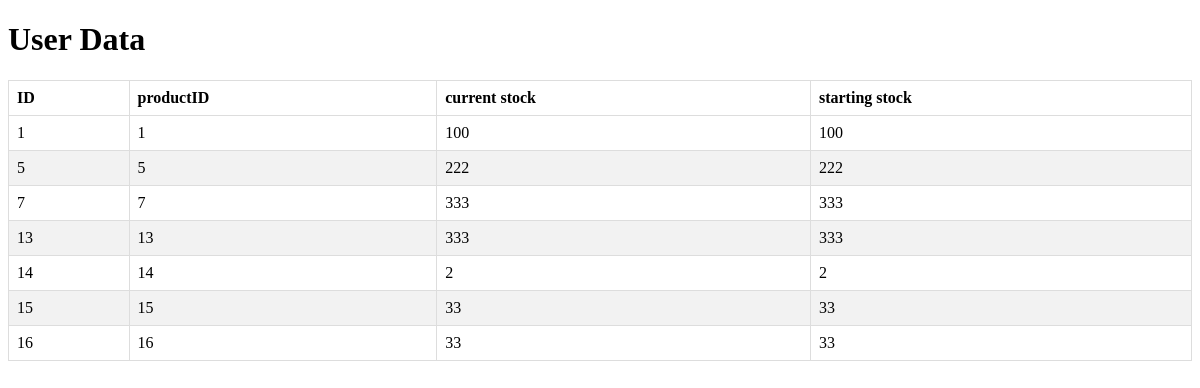
/view_data_stock, run on an earlier commit of the app's database.
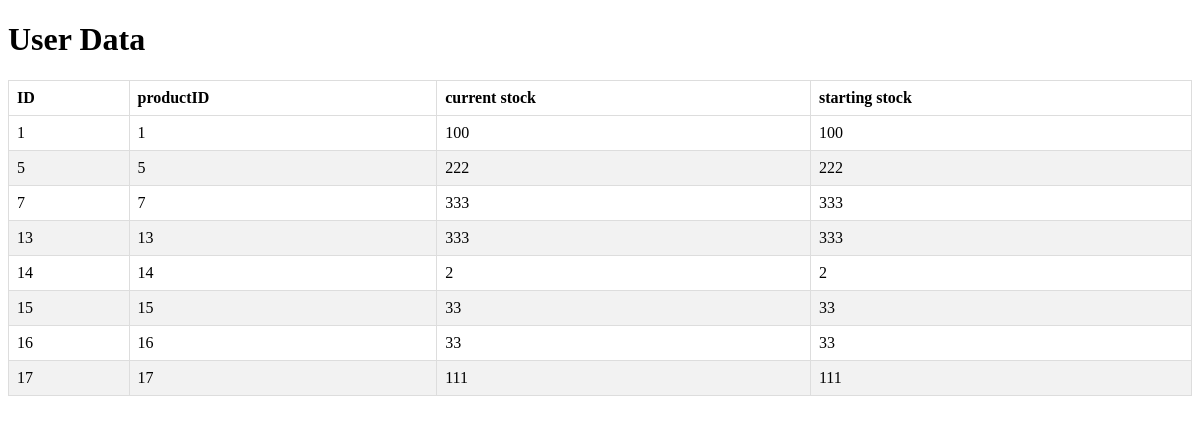
And on a later commit of the database.
### tables this page shows
CREATE TABLE stock_information (
    id INTEGER PRIMARY KEY AUTOINCREMENT,
    product_id INTEGER UNIQUE NOT NULL,
    current_stock INTEGER NOT NULL,
    starting_stock INTEGER NOT NULL,
    FOREIGN KEY (product_id) REFERENCES product(id)
);

### wmgzon/__init__.py (the view)
    @app.route('/view_data_stock')
    def view_data_stock():
        conn = sqlite3.connect(app.config['DATABASE'])
        c = conn.cursor()
        c.execute('SELECT * FROM stock_information')
        data = c.fetchall()
        conn.close()
        return render_template('view_data_stock.html', data=data)

### wmgzon/auth.py (called while the page is built)
@bp.before_app_request
def load_logged_in_user():
    user_id = session.get('user_id')
    if user_id is None:
        g.user = None
    else:
        g.user = get_db().execute(
            'SELECT * FROM user WHERE id = ?', (user_id,)
        ).fetchone()

### wmgzon/templates/view_data_stock.html (shortened to what this page needs)
<!DOCTYPE html>
<html lang="en">
<head>
</head>
<body>
    <h1>User Data</h1>
    <table>
        <thead>
            <tr>
                <th>ID</th>
                <th>productID</th>
                <th>current stock</th>
                <th>starting stock</th>
            </tr>
        </thead>
        <tbody>
            {% for row in data %}
            <tr>
                <td>{{ row[0] }}</td>
                <td>{{ row[1] }}</td>
                <td>{{ row[2] }}</td>
                <td>{{ row[3] }}</td>
            </tr>
            {% endfor %}
        </tbody>
    </table>
</body>
</html>

What changed in the data, as far as the page shows it:
added stock_information: id "17", product "17", current_stock "111", starting_stock "111"
